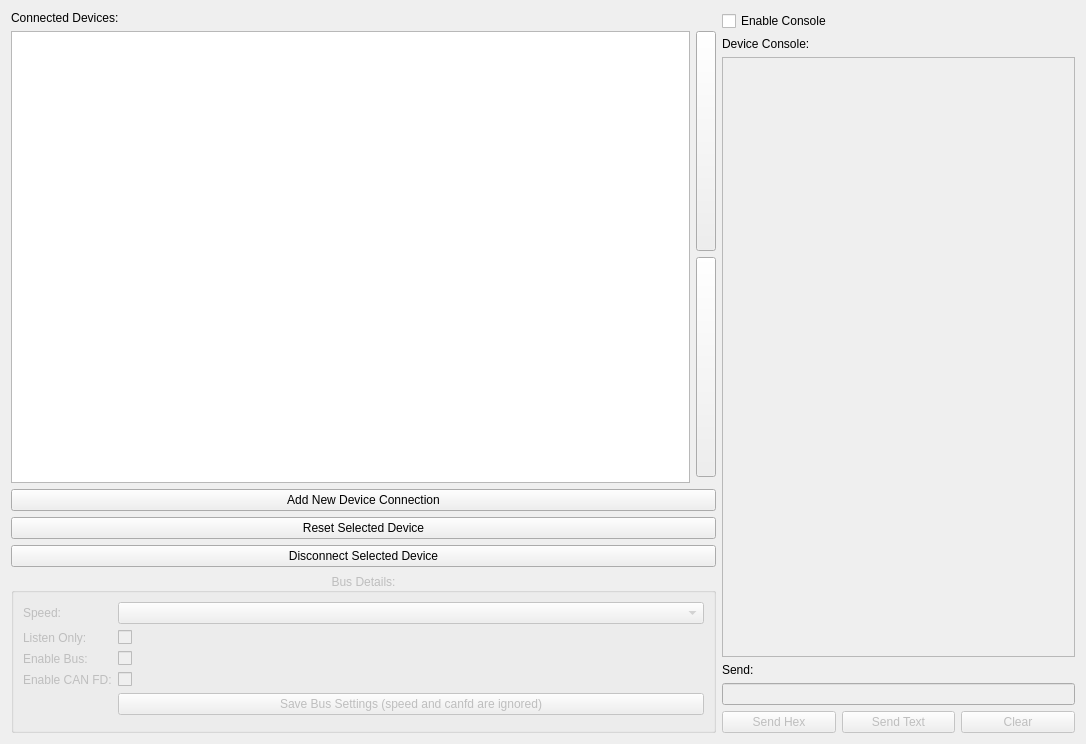
<?xml version="1.0" encoding="UTF-8"?>
<ui version="4.0">
 <class>ConnectionWindow</class>
 <widget class="QWidget" name="ConnectionWindow">
  <property name="enabled">
   <bool>true</bool>
  </property>
  <property name="geometry">
   <rect>
    <x>0</x>
    <y>0</y>
    <width>1086</width>
    <height>744</height>
   </rect>
  </property>
  <property name="windowTitle">
   <string>Connection Settings</string>
  </property>
  <layout class="QHBoxLayout" name="horizontalLayout_2" stretch="2,1">
   <property name="sizeConstraint">
    <enum>QLayout::SetDefaultConstraint</enum>
   </property>
   <item>
    <layout class="QGridLayout" name="gridLayout" columnstretch="1,0">
     <property name="sizeConstraint">
      <enum>QLayout::SetMaximumSize</enum>
     </property>
     <item row="6" column="0" colspan="2">
      <widget class="QPushButton" name="btnDisconnect">
       <property name="text">
        <string>Disconnect Selected Device</string>
       </property>
      </widget>
     </item>
     <item row="5" column="0" colspan="2">
      <widget class="QPushButton" name="btnResetConn">
       <property name="text">
        <string>Reset Selected Device</string>
       </property>
      </widget>
     </item>
     <item row="1" column="0" rowspan="3">
      <widget class="QTableView" name="tableConnections">
       <property name="alternatingRowColors">
        <bool>true</bool>
       </property>
       <property name="selectionMode">
        <enum>QAbstractItemView::SingleSelection</enum>
       </property>
       <property name="selectionBehavior">
        <enum>QAbstractItemView::SelectRows</enum>
       </property>
      </widget>
     </item>
     <item row="7" column="0" colspan="2">
      <widget class="QGroupBox" name="groupBus">
       <property name="enabled">
        <bool>false</bool>
       </property>
       <property name="title">
        <string>Bus Details:</string>
       </property>
       <property name="alignment">
        <set>Qt::AlignCenter</set>
       </property>
       <layout class="QVBoxLayout" name="qhBox20">
        <item>
         <layout class="QFormLayout" name="formLayout_2">
          <item row="0" column="0">
           <widget class="QLabel" name="label_10">
            <property name="text">
             <string>Speed:</string>
            </property>
           </widget>
          </item>
          <item row="0" column="1">
           <widget class="QComboBox" name="cbBusSpeed"/>
          </item>
          <item row="1" column="0">
           <widget class="QLabel" name="label_11">
            <property name="text">
             <string>Listen Only:</string>
            </property>
           </widget>
          </item>
          <item row="1" column="1">
           <widget class="QCheckBox" name="ckListenOnly">
            <property name="text">
             <string/>
            </property>
           </widget>
          </item>
          <item row="2" column="0">
           <widget class="QLabel" name="label_14">
            <property name="text">
             <string>Enable Bus:</string>
            </property>
           </widget>
          </item>
          <item row="2" column="1">
           <widget class="QCheckBox" name="ckEnable">
            <property name="text">
             <string/>
            </property>
           </widget>
          </item>
          <item row="4" column="1">
           <widget class="QPushButton" name="btnSaveBus">
            <property name="text">
             <string>Save Bus Settings (speed and canfd are ignored)</string>
            </property>
           </widget>
          </item>
          <item row="3" column="1">
           <widget class="QCheckBox" name="canFDEnable"/>
          </item>
          <item row="3" column="0">
           <widget class="QLabel" name="canFDEnable_label">
            <property name="text">
             <string>Enable CAN FD:</string>
            </property>
           </widget>
          </item>
         </layout>
        </item>
        <item>
         <widget class="QTabBar" name="tabBuses" native="true"/>
        </item>
       </layout>
      </widget>
     </item>
     <item row="2" column="1">
      <widget class="QPushButton" name="btnMoveDown">
       <property name="enabled">
        <bool>true</bool>
       </property>
       <property name="sizePolicy">
        <sizepolicy hsizetype="Minimum" vsizetype="Expanding">
         <horstretch>0</horstretch>
         <verstretch>0</verstretch>
        </sizepolicy>
       </property>
       <property name="maximumSize">
        <size>
         <width>20</width>
         <height>16777215</height>
        </size>
       </property>
       <property name="text">
        <string/>
       </property>
       <property name="icon">
        <iconset resource="../icons.qrc">
         <normaloff>:/icons/images/move_down.png</normaloff>:/icons/images/move_down.png</iconset>
       </property>
      </widget>
     </item>
     <item row="0" column="0">
      <widget class="QLabel" name="label_4">
       <property name="text">
        <string>Connected Devices:</string>
       </property>
      </widget>
     </item>
     <item row="4" column="0" colspan="2">
      <widget class="QPushButton" name="btnNewConnection">
       <property name="text">
        <string>Add New Device Connection</string>
       </property>
      </widget>
     </item>
     <item row="1" column="1">
      <widget class="QPushButton" name="btnMoveUp">
       <property name="enabled">
        <bool>true</bool>
       </property>
       <property name="sizePolicy">
        <sizepolicy hsizetype="Minimum" vsizetype="Expanding">
         <horstretch>0</horstretch>
         <verstretch>0</verstretch>
        </sizepolicy>
       </property>
       <property name="maximumSize">
        <size>
         <width>20</width>
         <height>16777215</height>
        </size>
       </property>
       <property name="text">
        <string/>
       </property>
       <property name="icon">
        <iconset resource="../icons.qrc">
         <normaloff>:/icons/images/move_up.png</normaloff>:/icons/images/move_up.png</iconset>
       </property>
       <property name="iconSize">
        <size>
         <width>16</width>
         <height>16</height>
        </size>
       </property>
      </widget>
     </item>
    </layout>
   </item>
   <item>
    <layout class="QVBoxLayout" name="verticalLayout">
     <property name="sizeConstraint">
      <enum>QLayout::SetNoConstraint</enum>
     </property>
     <item>
      <widget class="QCheckBox" name="ckEnableConsole">
       <property name="text">
        <string>Enable Console</string>
       </property>
      </widget>
     </item>
     <item>
      <widget class="QLabel" name="label">
       <property name="text">
        <string>Device Console:</string>
       </property>
      </widget>
     </item>
     <item>
      <widget class="QTextBrowser" name="textConsole">
       <property name="enabled">
        <bool>false</bool>
       </property>
      </widget>
     </item>
     <item>
      <widget class="QLabel" name="label_3">
       <property name="text">
        <string>Send:</string>
       </property>
      </widget>
     </item>
     <item>
      <widget class="QLineEdit" name="lineSend">
       <property name="enabled">
        <bool>false</bool>
       </property>
      </widget>
     </item>
     <item>
      <layout class="QHBoxLayout" name="horizontalLayout_9">
       <item>
        <widget class="QPushButton" name="btnSendHex">
         <property name="enabled">
          <bool>false</bool>
         </property>
         <property name="text">
          <string>Send Hex</string>
         </property>
        </widget>
       </item>
       <item>
        <widget class="QPushButton" name="btnSendText">
         <property name="enabled">
          <bool>false</bool>
         </property>
         <property name="text">
          <string>Send Text</string>
         </property>
        </widget>
       </item>
       <item>
        <widget class="QPushButton" name="btnClearDebug">
         <property name="enabled">
          <bool>false</bool>
         </property>
         <property name="text">
          <string>Clear</string>
         </property>
        </widget>
       </item>
      </layout>
     </item>
    </layout>
   </item>
  </layout>
 </widget>
 <customwidgets>
  <customwidget>
   <class>QTabBar</class>
   <extends>QWidget</extends>
   <header>qtabbar.h</header>
  </customwidget>
 </customwidgets>
 <resources>
  <include location="../icons.qrc"/>
 </resources>
 <connections/>
</ui>
